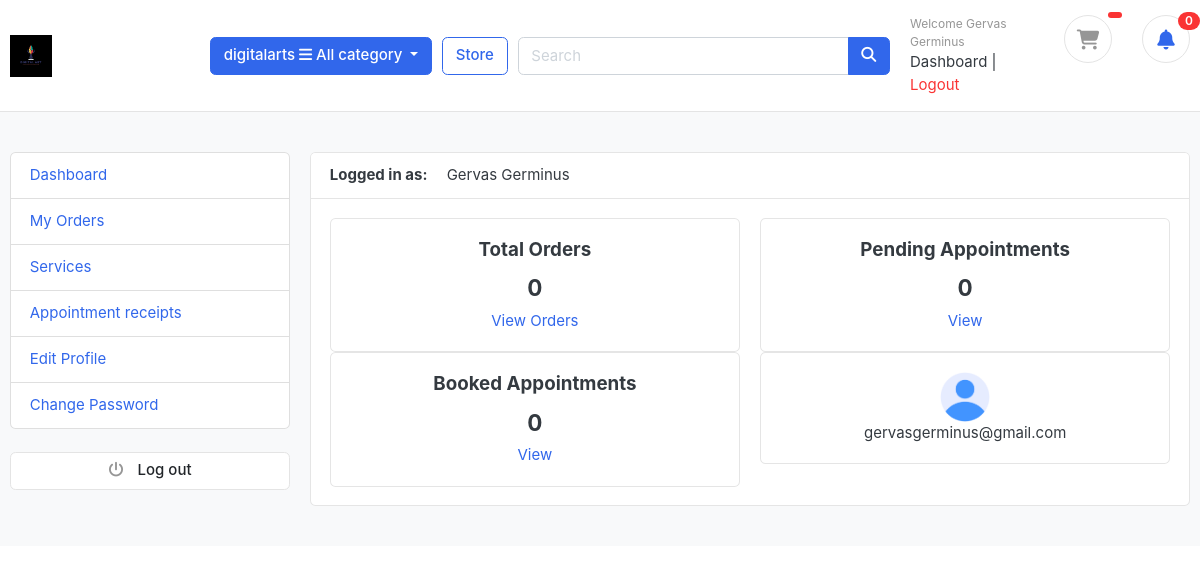
The app's page /accounts/dashboard/ (signed in) with its own data.
### accounts/models.py (models this page shows, shortened)
class Account(AbstractUser):
    STATUS_CHOICES = [
        ('pending', 'Pending'),
        ('accepted', 'Accepted'),
        ('rejected', 'Rejected'),
    ]
    first_name = models.CharField(max_length=255)
    last_name = models.CharField(max_length=255)
    username = models.CharField(max_length=255, unique=True) # unique=True means that no two users can have the same username
    email = models.EmailField(unique=True) # unique=True means that no two users can have the same email address
    phone_number = models.CharField(max_length=10, validators=[validate_phone_number])
    address = models.CharField(max_length=255, blank=True)
    city = models.CharField(max_length=255, blank=True)
    county = models.CharField(max_length=255, blank=True)
    status = models.CharField(max_length=10, choices=STATUS_CHOICES, default='pending')
    is_vendor = models.BooleanField(default=False)
    USERNAME_FIELD = 'email' # username field
    REQUIRED_FIELDS = ['username', 'first_name', 'last_name'] # required when user is created
    def full_name(self):
        return f"{self.first_name} {self.last_name}"
    class Meta:
        verbose_name = 'Customers'
        verbose_name_plural = 'Customers'

class UserProfile(models.Model):
    user = models.OneToOneField(Account, on_delete=models.CASCADE)
    address_line_1 = models.CharField(max_length=255, blank=True)
    address_line_2 = models.CharField(max_length=255, blank=True)
    profile_picture = models.ImageField(upload_to='userprofile/', blank=True, null=True, default='../static/images/avatars/user.png')
    city = models.CharField(max_length=255, blank=True)
    county = models.CharField(max_length=255, blank=True)
    class Meta:
        verbose_name = 'Customer Profile'
        verbose_name_plural = 'Customer Profiles'

### accounts/views.py (the view)
# urls.py: path('dashboard/', views.dashboard, name='dashboard'),
@login_required(login_url='login')
def dashboard(request):
    orders = Order.objects.order_by('-created_at').filter(user_id=request.user.id, is_ordered=True)
    orders_count = orders.count()
    try:
        userprofile = UserProfile.objects.get(user_id=request.user.id)
    except UserProfile.DoesNotExist:
        userprofile = UserProfile(user=request.user)
        userprofile.save()
    pending_appointments = Appointment.objects.filter(user=request.user, status='pending').count()
    booked_appointments = Appointment.objects.filter(
        user=request.user,
        status='booked',
        payment__status='confirmed'
    ).count()
    context = {
        'orders_count': orders_count,
        'userprofile': userprofile,
        'pending_appointments': pending_appointments,
        'booked_appointments': booked_appointments,
    }
    return render(request, 'accounts/dashboard.html', context)

### templates/accounts/dashboard.html (shortened to what this page needs)
{% extends 'base.html' %}
{% load static %}
{% block content %}
<section class="section-conten padding-y bg">
  <div class="container">
    <div class="row">
      {% include 'includes/dashboard_sidebar.html' %}
      <main class="col-md-9">
        <article class="card">
          <header class="card-header">
            <strong class="d-inline-block mr-3">Logged in as:</strong>
            <span> {{user.full_name}} </span>
          </header>
          <div class="card-body">
            <div class="row">
              <div class="col-md-6">
                <div class="card" style="text-align: center;">
                  <div class="card-body">
                    <h5 class="card-title">Total Orders</h5>
                    <h4> {{orders_count}} </h4>
                    <a href="{% url 'my_orders' %}">View Orders</a>
                  </div>
                </div>
              </div>
              <div class="col-md-6">
                <div class="card" style="text-align: center;">
                  <div class="card-body">
                    <h5 class="card-title">Pending Appointments</h5>
                    <h4> {{pending_appointments}} </h4>
                    <a href="{% url 'pending_appointments_list' %}">View</a>
                  </div>
                </div>
              </div>
              <div class="col-md-6">
                <div class="card" style="text-align: center;">
                  <div class="card-body">
                    <h5 class="card-title">Booked Appointments</h5>
                    <h4> {{booked_appointments}} </h4>
                    <a href="{% url 'booked_appointments_list' %}">View </a>
                  </div>
                </div>
              </div>
              <div class="col-md-6">
                <div class="card" style="text-align: center;">
                  <div class="card-body">
                    {% if userprofile.profile_picture %}
                    <img src="{{userprofile.profile_picture.url}}" alt="user profile picture"
                    width="50" height="50"
                    class=" icon rounded-circle" />
                    {% else %}
                    <img src="{% static 'images/avatars/user.png' %}" alt="user profile picture"
                    width="50" height="50"
                    class=" icon rounded-circle" />
                    {% endif %}
                    <p class="mb-0"> {{user.email}} </p>
                  </div>
                </div>
              </div>
            </div>
          </div>
        </article>
      </main>
    </div>
  </div>
</section>
{% endblock %}

### templates/includes/navbar.html (shortened to what this page needs)
{% load static %}
<header class="section-header">
  <section class="header-main border-bottom">
    <div class="container">
      <div class="row align-items-center">
        <div class="col-lg-2 col-md-3 col-6">
          <a href="{% url 'home' %}" class="brand-wrap">
            <img
              class="logo"
              src="{% static 'images/logo.jpg' %}"
              style="width:auto;height:auto;"
              alt="Logo"
            />
          </a>
        </div>
        <div class="col-lg col-sm col-md col-6 flex-grow-0">
          <div class="category-wrap dropdown d-inline-block float-right">
            <button
              type="button"
              class="btn btn-primary dropdown-toggle"
              data-toggle="dropdown"
            >digitalarts
              <i class="fa fa-bars"></i> All category
            </button>
          </div>
        </div>
        <a href="{% url 'store' %}" class="btn btn-outline-primary">Store</a>
        <div class="col-lg col-md-6 col-sm-12 col">
          <form action="{% url 'search' %}" class="search" method="GET">
            <div class="input-group w-100">
              <input
                type="text"
                class="form-control"
                style="width: 60%"
                placeholder="Search"
                name="keyword"
              />
              <div class="input-group-append">
                <button class="btn btn-primary" type="submit">
                  <i class="fa fa-search"></i>
                </button>
              </div>
            </div>
          </form>
        </div>
        <div class="col-lg-3 col-sm-6 col-8 order-2 order-lg-3">
          <div class="d-flex justify-content-end mb-3 mb-lg-0">
            <div class="widget-header">
              <div>
                {% if request.user.is_authenticated %}
                <small class="title text-muted"
                  >Welcome {{ user.first_name }} {{ user.last_name }}</small
                >
                {% if request.user.is_vendor == True %}
                <a href="{% url 'supplier_dashboard' %}">Dashboard</a>
                {% else %}
                <a href="{% url 'dashboard' %}">Dashboard</a>
                {% endif %}
                <span class="dark-transp"> | </span>
                <a class="text-danger" type="" href="{% url 'logout' %}"
                  >Logout</a
                >
                {% else %}
                <small class="title text-muted">Welcome Guest</small>
                <a href="{% url 'login' %}">Sign in</a>
                <span class="dark-transp"> | </span>
                <a href="{% url 'register' %}">Register</a>
                {% endif %}
              </div>
            </div>
            <a href="{% url 'cart' %}" class="widget-header pl-3 ml-3">
              <div class="icon icon-sm rounded-circle border">
                <i class="fa fa-shopping-cart"></i>
              </div>
              <span class="badge badge-pill badge-danger notify">
              </span>
            </a>
            <a href="{% url 'notification_count' %}" class="widget-header pl-3 ml-3">
              <div class="icon icon-sm rounded-circle border">
                <i class="fa fa-bell text-primary"></i>
              </div>
              <span class="badge badge-pill badge-danger notify">
                {{ arrival_count|default:0 }}
              </span>
            </a>
          </div>
        </div>
      </div>
    </div>
  </section>
</header>

### static/css/ui.css (style rules this page uses)
html { font-family: "Inter", sans-serif; font-size: 15px; }
.icon-xs, .icon-sm, .icon-md, .icon-lg { display: inline-block; text-align: center; flex-shrink: 0; flex-grow: 0; }
.icon-sm { width: 48px; height: 48px; line-height: 48px !important; font-size: 20px; }
.padding-y { padding-top: 40px; padding-bottom: 40px; }
article:after, .form-group:after { display: block; clear: both; content: ""; }
.bg { background-color: #f8f9fa; }
.header-main { position: relative; padding-top: 1rem; padding-bottom: 1rem; }
.brand-wrap .logo, .navbar-brand .logo { margin-right: 7px; max-height: 42px; display: inline-block; }
.widget-header { display: inline-block; vertical-align: middle; position: relative; }
.widget-header a { color: #343a40; }
.widget-header i { color: #969696; }
.widget-header .title { display: block; }
.widget-header .notify { position: absolute; top: -3px; right: -10px; }
.notify { position: absolute; top: -4px; right: -10px; display: inline-block; padding: 0.25em 0.6em; font-size: 12px; line-height: 1; text-align: center; border-radius: 3rem; color: #fff; background-color: #fa3434; }

### records on screen
Account: first_name "Gervas", last_name "Germinus", full_name "Gervas Germinus", email "gervasgerminus@gmail.com"
UserProfile: profile_picture (placeholder picture)

### other values on screen
{{ arrival_count|default:0 }} "0"
{{ orders_count }} "0"
{{ pending_appointments }} "0"
{{ booked_appointments }} "0"
